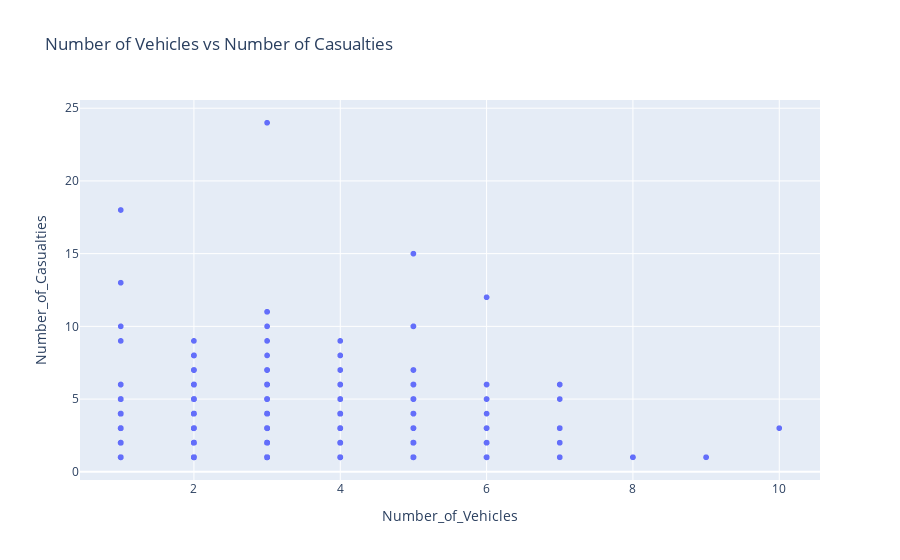

The notebook cell this image was saved under:
### Markdown cell above
Number of Vehicles vs Number of Casualties

### Code cell
fig = px.scatter(df, 
                 x="Number_of_Vehicles", 
                 y="Number_of_Casualties", 
                 title="Number of Vehicles vs Number of Casualties")
fig.show()

### Figure 1 — Plotly figure (JSON) as saved in the notebook; plotly's stock layout.template omitted (floating-point values rounded to 4 significant figures; data arrays with more than 128 entries replaced by an {"elided": "..."} marker saying what was removed)
{"data": [{"hovertemplate": "Number_of_Vehicles=%{x}<br>Number_of_Casualties=%{y}<extra></extra>", "legendgroup": "", "marker": {"color": "#636efa", "symbol": "circle"}, "mode": "markers", "name": "", "showlegend": false, "type": "scattergl", "x": {"elided": "32657 int values"}, "xaxis": "x", "y": {"elided": "32657 int values"}, "yaxis": "y"}], "layout": {"legend": {"tracegroupgap": 0}, "title": {"text": "Number of Vehicles vs Number of Casualties"}, "xaxis": {"anchor": "y", "domain": [0, 1], "title": {"text": "Number_of_Vehicles"}}, "yaxis": {"anchor": "x", "domain": [0, 1], "title": {"text": "Number_of_Casualties"}}}}
